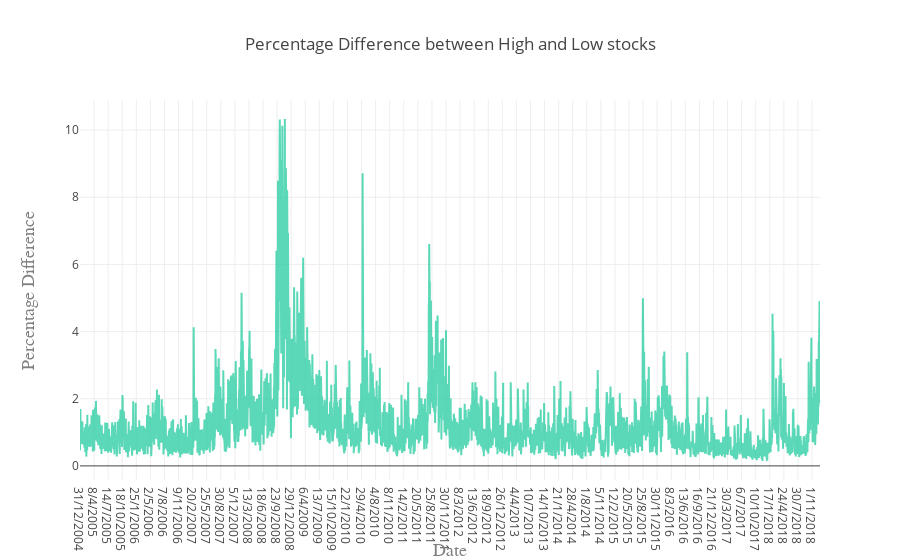

The cell this chart's notebook holds for it:
### Code cell
stock_perc = go.Scatter(
                x=Stocks.Date,
                y=Stocks['Perc Diff'],
                name = "Perc Diff",
                line = dict(color = '#33CFA5'),
                opacity = 0.8)

data = [stock_perc]
layout = go.Layout(
    title='Percentage Difference between High and Low stocks',
    xaxis=dict(
        title='Date',
        titlefont=dict(
        family='Courier New, monospace',
        size=18,
        color='#7f7f7f')
    ),
    yaxis=dict(
        title='Percentage Difference',
        titlefont=dict(
            family='Courier New, monospace',
            size=18,
            color='#7f7f7f')
    ))

fig = go.Figure(data=data, layout=layout)
iplot(fig)

### Figure 1 — Plotly figure (JSON) as saved in the notebook; plotly's stock layout.template omitted (floating-point values rounded to 4 significant figures; data arrays with more than 128 entries replaced by an {"elided": "..."} marker saying what was removed)
{"data": [{"line": {"color": "#33CFA5"}, "name": "Perc Diff", "opacity": 0.8, "type": "scatter", "uid": "3da3cbfa-6121-4ea3-96d4-e2f79d38fd42", "x": {"elided": "3523 str values"}, "y": {"elided": "3523 float values"}}], "layout": {"title": {"text": "Percentage Difference between High and Low stocks"}, "xaxis": {"title": {"font": {"color": "#7f7f7f", "family": "Courier New, monospace", "size": 18}, "text": "Date"}}, "yaxis": {"title": {"font": {"color": "#7f7f7f", "family": "Courier New, monospace", "size": 18}, "text": "Percentage Difference"}}}}
